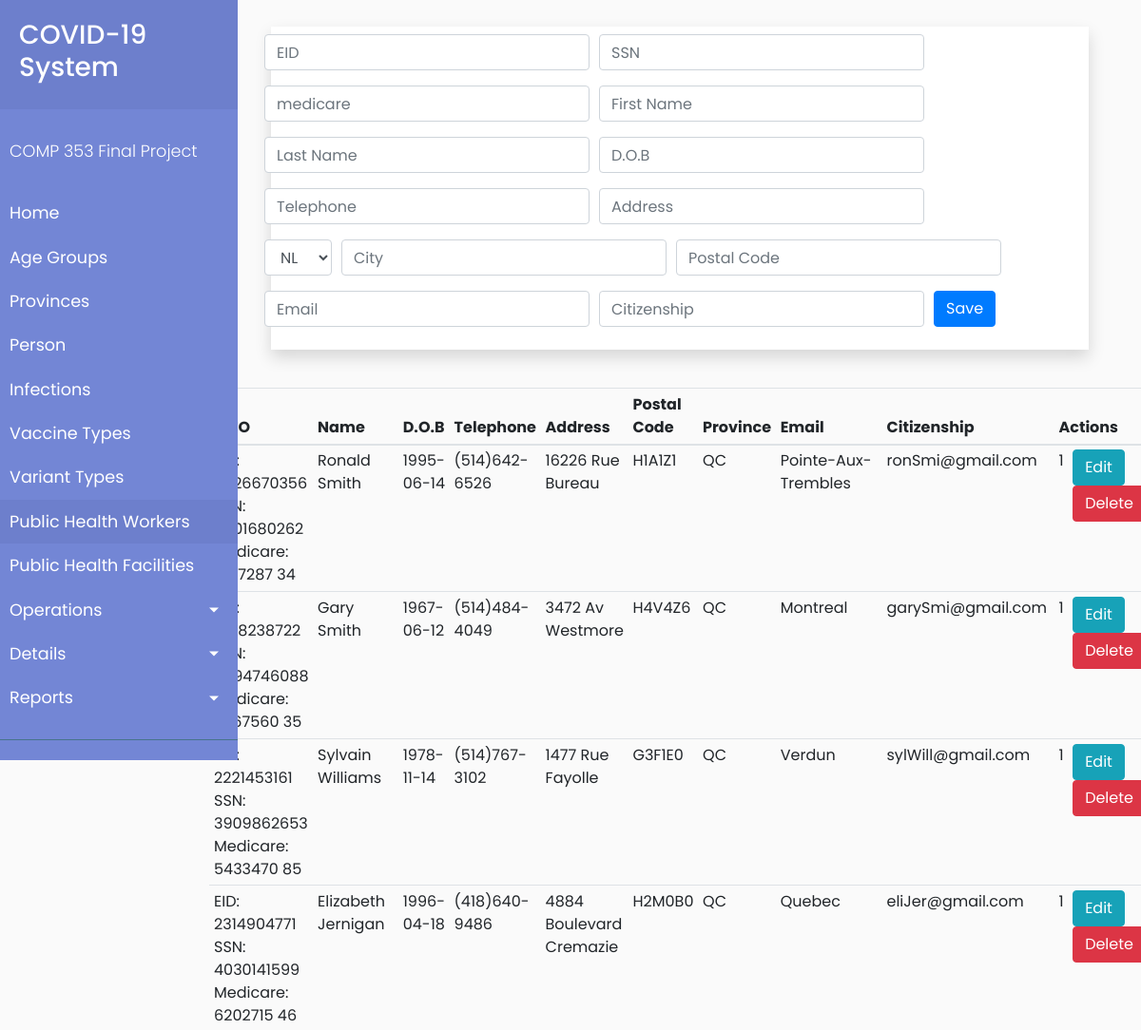
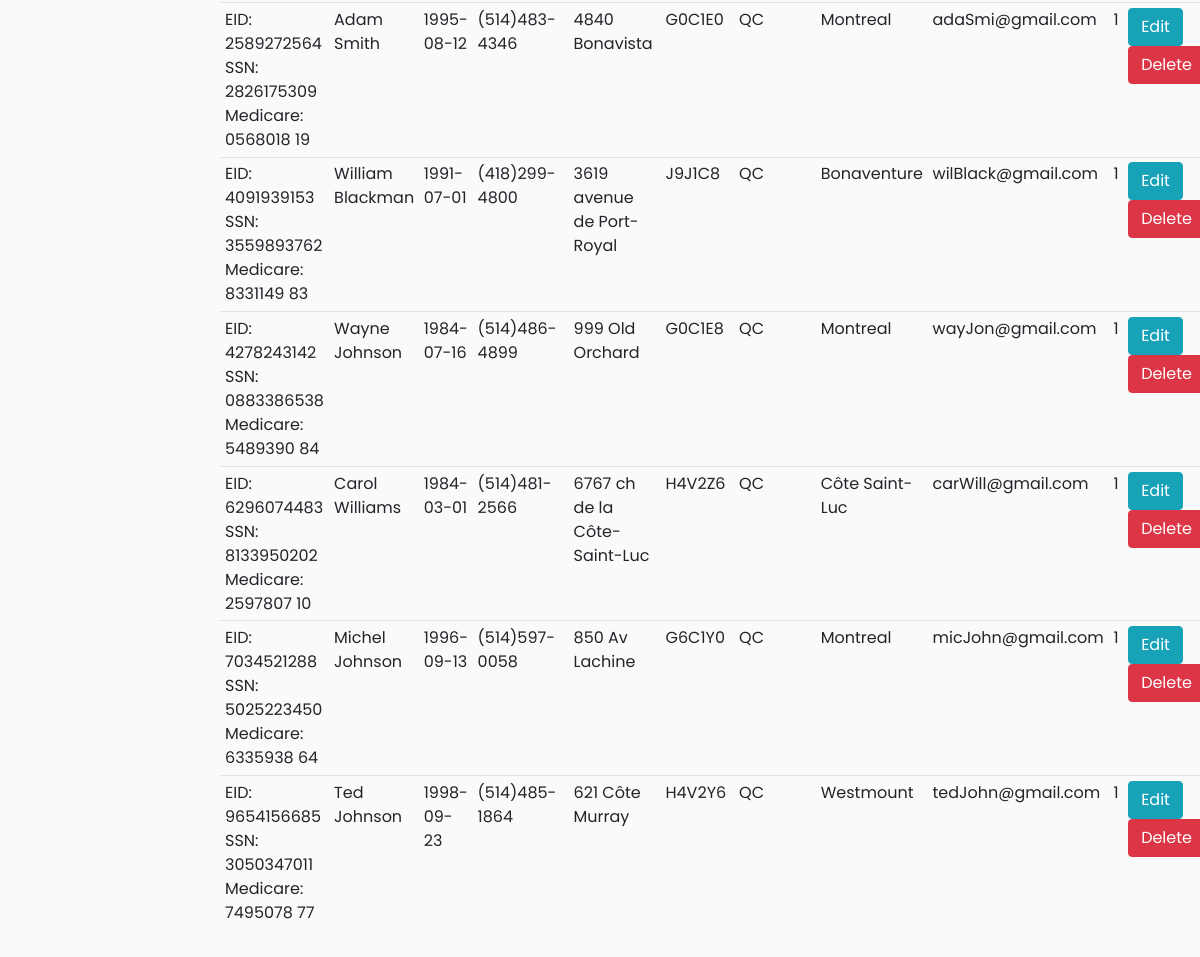
The page /client/publicHealthWorker.php on the database its author committed (2 pictures, top to bottom).
### tables this page shows
CREATE TABLE Employee (
  EID VARCHAR(10),
  SSN VARCHAR(10),
  medicare VARCHAR(100),
  firstName VARCHAR(100),
  lastName VARCHAR(100),
  dateOfBirth DATE,
  telephone VARCHAR(13),
  address VARCHAR(100), 
  city VARCHAR(100),
  provinceID int,
  citizenship BOOLEAN, 
  email VARCHAR(100),
  PRIMARY KEY (EID),
  FOREIGN KEY (provinceID) REFERENCES Province(provinceID)
);

CREATE TABLE PostalCode (
  address VARCHAR(100), 
  city VARCHAR(100),
  provinceID int,
  postalCode VARCHAR(6),
  PRIMARY KEY (address, city, provinceID),
  FOREIGN KEY (provinceID) REFERENCES Province(provinceID)
);

CREATE TABLE Province (
  provinceID INT,
  name VARCHAR(100),
  currentAgeGroupID INT,
  PRIMARY KEY (provinceID), 
  FOREIGN KEY (currentAgeGroupID) REFERENCES AgeGroup(ageGroupID)
);

### client/processPublicHealthWorker.php (called while the page is built, shortened)
<?php
$EID = '';
$SSN = '';
$medicare = '';
$firstName = '';
$lastName = '';
$dateOfBirth = '';
$telephone = '';
$address = '';
$postalCode = '';
$provinceID = '';
$email = '';
$citizenship = '';
$update = false;

### client/publicHealthWorker.php (the view, shortened to what this page needs)
<?php
    include('common/header.php');
?>
        <div id="content">
            <?php require_once 'processPublicHealthWorker.php'; ?>
            <div class="container">
                <div class="container mt-2 mb-4 p-2 shadow bg-white">
                    <div class="row justify-content-center">
                        <form action="processPublicHealthWorker.php" method="POST">
                            <div class="form-row justify-center">
                                <div class="col-auto form-group">
                                    <input type="text" name="EID" class="form-control" value="<?php echo $EID; ?>" placeholder="EID">
                                </div>
                                <div class="col-auto form-group">
                                    <input type="text" name="SSN" class="form-control" value="<?php echo $SSN; ?>" placeholder="SSN">
                                </div>
                                <div class="col-auto form-group">
                                    <input type="text" name="medicare" class="form-control" value="<?php echo $medicare; ?>" placeholder="medicare">
                                </div>
                                <div class="col-auto form-group">
                                    <input type="text" name="firstName" class="form-control" value="<?php echo $firstName; ?>" placeholder="First Name">
                                </div>
                            </div>
                            <div class="form-row justify-center">
                                <div class="col-auto form-group">
                                    <input type="text" name="lastName" class="form-control" value="<?php echo $lastName; ?>" placeholder="Last Name">
                                </div>
                                <div class="col-auto form-group">
                                    <input type="text" name="dateOfBirth" class="form-control" value="<?php echo $dateOfBirth; ?>" placeholder="D.O.B">
                                </div>
                                <div class="col-auto form-group">
                                    <input type="text" name="telephone" class="form-control" value="<?php echo $telephone; ?>" placeholder="Telephone">
                                </div>
                                <div class="col-auto form-group">
                                    <input type="text" name="address" class="form-control" value="<?php echo $address; ?>" placeholder="Address">
                                </div>
                            </div>
                            <div class="form-row justify-center">
                                <div class="col-auto form-group">
                                    <select class="form-control" name="provinceID" placeholder="Choose your Province" value="<?php echo $provinceID; ?>">
                                        <?php
                                        $mysqli = new mysqli('c353.c9ohujn2mpyl.us-east-1.rds.amazonaws.com', 'admin', 'hello123', 'PROJECT') or die(mysqli_error($mysqli));
                                        $result = $mysqli->query("SELECT * FROM Province") or die($mysqli->error);
                                        while ($row = $result->fetch_assoc()): ?>
                                            <option <?php echo $row['provinceID'] == $provinceID ? 'selected': '' ?> value=<?php echo $row['provinceID']; ?>><?php echo $row['name']; ?></option>
                                        <?php endwhile; ?>
                                    </select>
                                </div>
                                <div class="col-auto form-group">
                                    <input type="text" name="city" class="form-control" value="<?php echo $city; ?>" placeholder="City">
                                </div>
                                <div class="col-auto form-group">
                                    <input type="text" name="postalCode" class="form-control" value="<?php echo $postalCode; ?>" placeholder="Postal Code">
                                </div>
                                <div class="col-auto form-group">
                                    <input type="text" name="email" class="form-control" value="<?php echo $email; ?>" placeholder="Email">
                                </div>
                                <div class="col-auto form-group">
                                    <input type="number" name="citizenship" class="form-control" value="<?php echo $citizenship; ?>" placeholder="Citizenship">
                                </div>
                                <div class="col-auto form-group">
                                    <?php
                                    if ($update == true) :
                                    ?>
                                        <button type="submit" name="update" class="btn btn-info">Update</button>
                                    <?php else : ?>
                                        <button type="submit" name="save" class="btn btn-primary">Save</button>
                                    <?php endif; ?>
                                </div>
                            </div>
                        </form>
                    </div>
                </div>
            </div>
            <?php
            $mysqli = new mysqli('c353.c9ohujn2mpyl.us-east-1.rds.amazonaws.com', 'admin', 'hello123', 'PROJECT') or die(mysqli_error($mysqli));
            $result = $mysqli->query("SELECT Employee.EID, Employee.SSN, Employee.medicare, Employee.firstName, Employee.lastName, Employee.dateOfBirth, Employee.telephone, Employee.address, PostalCode.postalCode, Province.name as provinceName, Employee.city, Employee.email, Employee.citizenship FROM Employee, PostalCode, Province WHERE Employee.address = PostalCode.address AND Employee.provinceID = Province.provinceID AND Employee.city = PostalCode.city AND Employee.provinceID = PostalCode.provinceID;") or die($mysqli->error);
            ?>
            <div class="row justify-content-center table-row">
                <table class="table  table-sm table-fit">
                    <thead>
                        <tr>
                            <th>INFO</th>
                            <th>Name</th>
                            <th>D.O.B</th>
                            <th>Telephone</th>
                            <th>Address</th>
                            <th>Postal Code</th>
                            <th>Province</th>
                            <th>Email</th>
                            <th>Citizenship</th>
                            <th colspan=2>Actions</th>
                        </tr>
                    </thead>
                    <?php
                    while ($row = $result->fetch_assoc()) : ?>
                        <tr>
                            <td>
                                <span> <?php echo "EID: ".$row['EID']; ?></span> <br />
                                <span> <?php echo "SSN: ". $row['SSN']; ?></span> <br />
                                <span> <?php echo "Medicare: ".$row['medicare']; ?></span> <br />
                            </td>
                            <td><?php echo $row['firstName']." ".$row['lastName']; ?></td>
                            <td><?php echo $row['dateOfBirth']; ?></td>
                            <td><?php echo $row['telephone']; ?></td>
                            <td><?php echo $row['address']; ?></td>
                            <td><?php echo $row['postalCode']; ?></td>
                            <td><?php echo $row['provinceName']; ?></td>
                            <td><?php echo $row['city']; ?></td>
                            <td><?php echo $row['email']; ?></td>
                            <td><?php echo $row['citizenship']; ?></td>
                            <td>
                                <a href="publicHealthWorker.php?edit=<?php echo $row['EID']; ?>" class="btn btn-info"> Edit </a>
                                <a href="processPublicHealthWorker.php?delete=<?php echo $row['EID']; ?>" class="btn btn-danger"> Delete </a>
                            </td>
                        </tr>
                    <?php endwhile; ?>
                </table>
            </div>
            </div>
        </div>
<?php
    include('common/footer.php');
?>

### client/index.css (style rules this page uses)
body { font-family: "Poppins", sans-serif; background: #fafafa; }
a, a:hover, a:focus { color: inherit; text-decoration: none; transition: all 0.3s; }
#content { width: calc(100% - 250px); padding: 20px 40px 40px 20px; min-height: 100vh; transition: all 0.3s; position: absolute; top: 0; right: 0; }
table.table-fit { width: auto !important; table-layout: auto !important; }
table.table-fit thead th, table.table-fit tfoot th { width: auto !important; }
table.table-fit tbody td, table.table-fit tfoot td { width: auto !important; }

### rows shown on the page
employee: EID "0426670356", SSN "6901680262", medicare "1457287 34", firstName "Ronald", lastName "Smith", dateOfBirth "1995-06-14", telephone "(514)642-6526", address "16226 Rue Bureau", postalcode.postalCode "H1A1Z1", provinceID.name "QC", city "Pointe-Aux-Trembles", email "ronSmi@gmail.com", citizenship "1"
employee: EID "1988238722", SSN "5594746088", medicare "2967560 35", firstName "Gary", lastName "Smith", dateOfBirth "1967-06-12", telephone "(514)484-4049", address "3472 Av Westmore", postalcode.postalCode "H4V4Z6", provinceID.name "QC", city "Montreal", email "garySmi@gmail.com", citizenship "1"
employee: EID "2221453161", SSN "3909862653", medicare "5433470 85", firstName "Sylvain", lastName "Williams", dateOfBirth "1978-11-14", telephone "(514)767-3102", address "1477 Rue Fayolle", postalcode.postalCode "G3F1E0", provinceID.name "QC", city "Verdun", email "sylWill@gmail.com", citizenship "1"
employee: EID "2314904771", SSN "4030141599", medicare "6202715 46", firstName "Elizabeth", lastName "Jernigan", dateOfBirth "1996-04-18", telephone "(418)640-9486", address "4884 Boulevard Cremazie", postalcode.postalCode "H2M0B0", provinceID.name "QC", city "Quebec", email "eliJer@gmail.com", citizenship "1"
employee: EID "2589272564", SSN "2826175309", medicare "0568018 19", firstName "Adam", lastName "Smith", dateOfBirth "1995-08-12", telephone "(514)483-4346", address "4840 Bonavista", postalcode.postalCode "G0C1E0", provinceID.name "QC", city "Montreal", email "adaSmi@gmail.com", citizenship "1"
employee: EID "4091939153", SSN "3559893762", medicare "8331149 83", firstName "William", lastName "Blackman", dateOfBirth "1991-07-01", telephone "(418)299-4800", address "3619 avenue de Port-Royal", postalcode.postalCode "J9J1C8", provinceID.name "QC", city "Bonaventure", email "wilBlack@gmail.com", citizenship "1"
employee: EID "4278243142", SSN "0883386538", medicare "5489390 84", firstName "Wayne", lastName "Johnson", dateOfBirth "1984-07-16", telephone "(514)486-4899", address "999 Old Orchard", postalcode.postalCode "G0C1E8", provinceID.name "QC", city "Montreal", email "wayJon@gmail.com", citizenship "1"
employee: EID "6296074483", SSN "8133950202", medicare "2597807 10", firstName "Carol", lastName "Williams", dateOfBirth "1984-03-01", telephone "(514)481-2566", address "6767 ch de la Côte-Saint-Luc", postalcode.postalCode "H4V2Z6", provinceID.name "QC", city "Côte Saint-Luc", email "carWill@gmail.com", citizenship "1"
employee: EID "7034521288", SSN "5025223450", medicare "6335938 64", firstName "Michel", lastName "Johnson", dateOfBirth "1996-09-13", telephone "(514)597-0058", address "850 Av Lachine", postalcode.postalCode "G6C1Y0", provinceID.name "QC", city "Montreal", email "micJohn@gmail.com", citizenship "1"
employee: EID "9654156685", SSN "3050347011", medicare "7495078 77", firstName "Ted", lastName "Johnson", dateOfBirth "1998-09-23", telephone "(514)485-1864", address "621 Côte Murray", postalcode.postalCode "H4V2Y6", provinceID.name "QC", city "Westmount", email "tedJohn@gmail.com", citizenship "1"

### other values the page prints
form field provinceID "NL"
